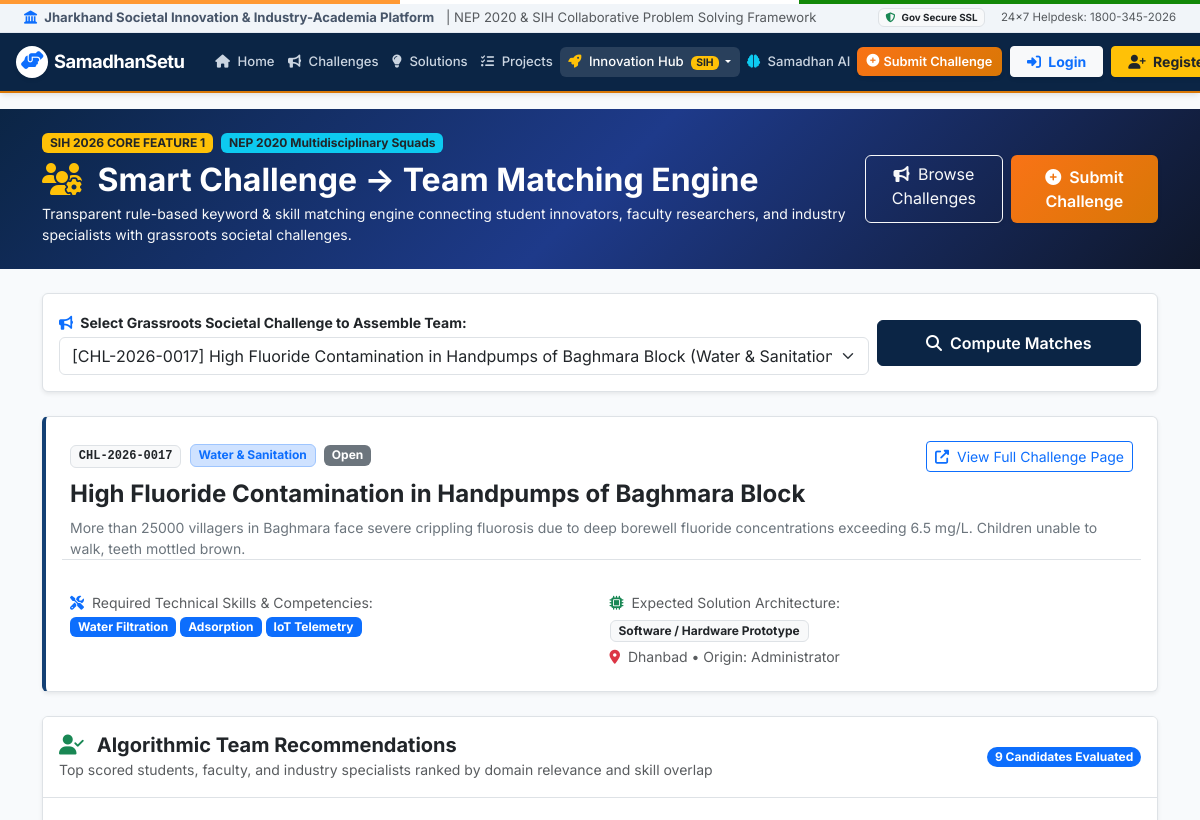
/smart-team (upper part), run on an earlier commit of the app's database.
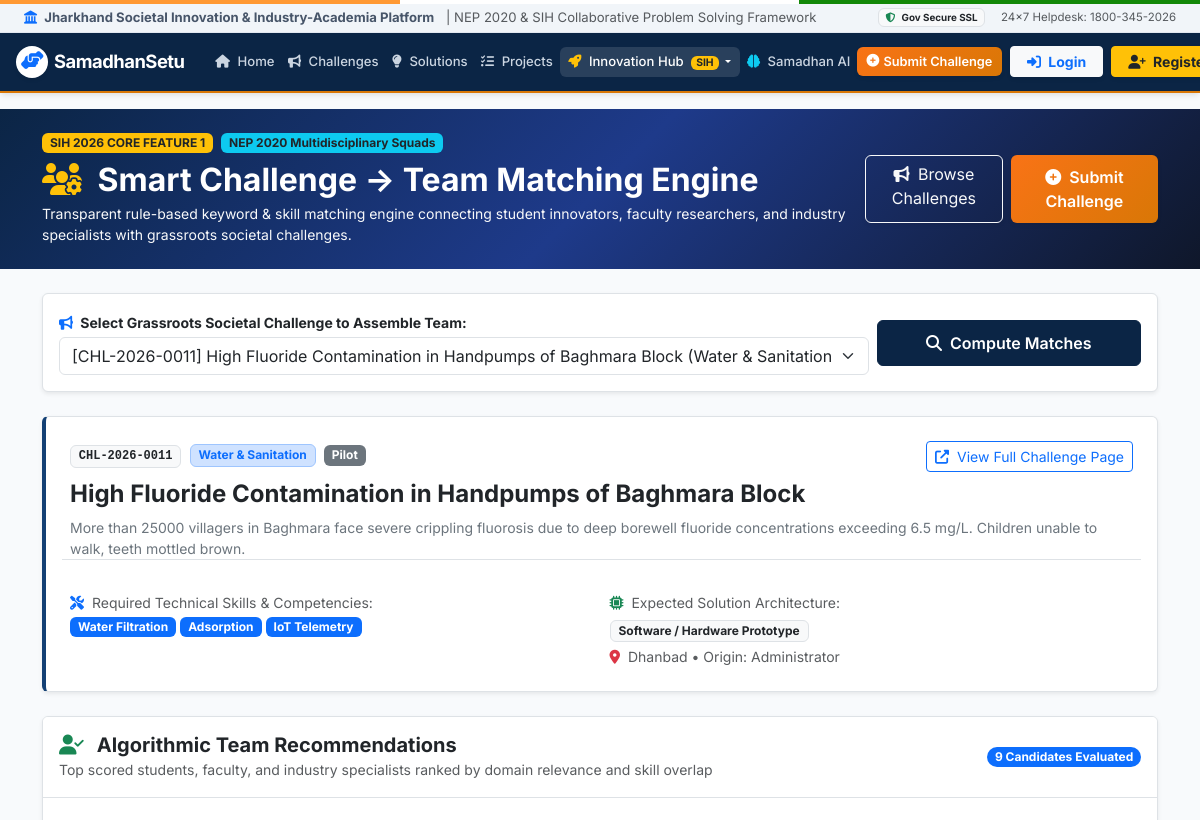
And on a later commit of the database.
### app.py (models this page shows, shortened)
class Challenge(db.Model):
    __tablename__ = 'challenges'
    id = db.Column(db.Integer, primary_key=True)
    title = db.Column(db.String(250), nullable=False)
    description = db.Column(db.Text, nullable=False)
    category = db.Column(db.String(80), nullable=False)
    department = db.Column(db.String(150), nullable=False, default='General Administration')
    location = db.Column(db.String(150), nullable=False)
    priority = db.Column(db.String(30), nullable=False, default='Medium') # Low, Medium, High, Critical
    status = db.Column(db.String(50), default='Open') # Open, Under Review, Verified, In Progress, Pilot, Implemented, Closed
    created_date = db.Column(db.DateTime, default=datetime.utcnow)
    deadline = db.Column(db.DateTime, nullable=True)
    organization = db.Column(db.String(200), nullable=False, default='Municipal Corporation')
    required_skills = db.Column(db.Text, nullable=True)
    submitter_type = db.Column(db.String(100), default='Citizen / Resident')
    district = db.Column(db.String(100), default='Ranchi')
    block = db.Column(db.String(100), nullable=True)
    media_url = db.Column(db.String(255), nullable=True)
    document_url = db.Column(db.String(255), nullable=True)
    assigned_university = db.Column(db.String(200), nullable=True)
    nep_aligned = db.Column(db.Boolean, default=True)
    expected_solution_type = db.Column(db.String(100), default='Software / Hardware Prototype')
    affected_population = db.Column(db.String(200), default='General Community')
    people_affected_count = db.Column(db.Integer, default=10000)
    existing_solutions = db.Column(db.Text, nullable=True)
    shortcomings = db.Column(db.Text, nullable=True)
    required_technology = db.Column(db.Text, nullable=True)
    expected_outcome = db.Column(db.Text, nullable=True)
    ai_impact_score = db.Column(db.Integer, default=85)
    views_count = db.Column(db.Integer, default=240)
    followers_count = db.Column(db.Integer, default=28)
    created_by_id = db.Column(db.Integer, db.ForeignKey('users.id'), nullable=True)
    submitter_aadhaar_masked = db.Column(db.String(30), nullable=True)
    submitter_phone = db.Column(db.String(30), nullable=True)
    solutions = db.relationship('Solution', backref='challenge', lazy=True, cascade='all, delete-orphan')
    projects = db.relationship('Project', backref='challenge', lazy=True)
    invitations = db.relationship('TeamInvitation', backref='challenge', lazy=True, cascade='all, delete-orphan')
    problem_dna = db.relationship('ProblemDNA', backref='challenge', uselist=False, lazy=True, cascade='all, delete-orphan')
    @property
    def code(self):
        return f"CHL-2026-{self.id:04d}"
    @property
    def severity(self):
        return self.priority
    @property
    def created_at(self):
        return self.created_date

class User(db.Model):
    __tablename__ = 'users'
    id = db.Column(db.Integer, primary_key=True)
    full_name = db.Column(db.String(150), nullable=False, default='Administrator')
    email = db.Column(db.String(150), unique=True, nullable=False)
    phone = db.Column(db.String(30), nullable=True)
    password_hash = db.Column(db.String(255), nullable=False)
    user_type = db.Column(db.String(50), nullable=False, default='ADMINISTRATOR')
    organization = db.Column(db.String(200), nullable=True, default='National Innovation Cell')
    location = db.Column(db.String(150), nullable=True, default='New Delhi')
    skills = db.Column(db.Text, nullable=True, default='Platform Administration, Verification, Policy Evaluation')
    bio = db.Column(db.Text, nullable=True, default='National Administrator managing societal challenges, university research, and industry pilots.')
    avatar_seed = db.Column(db.String(50), default='Felix')
    contribution_score = db.Column(db.Integer, default=1000)
    created_at = db.Column(db.DateTime, default=datetime.utcnow)
    challenges = db.relationship('Challenge', backref='creator', lazy=True, foreign_keys='Challenge.created_by_id')
    solutions = db.relationship('Solution', backref='author', lazy=True, foreign_keys='Solution.submitted_by_id')
    notifications = db.relationship('Notification', backref='user', lazy=True, cascade='all, delete-orphan')
    sent_invitations = db.relationship('TeamInvitation', backref='inviter', lazy=True, foreign_keys='TeamInvitation.inviter_user_id')
    received_invitations = db.relationship('TeamInvitation', backref='invitee', lazy=True, foreign_keys='TeamInvitation.invitee_user_id')

### app.py (the view)
@app.route('/team-matching')
@app.route('/smart-team')
def smart_team():
    challenge_id = request.args.get('challenge_id', type=int)
    all_challenges = deduplicate_challenges(Challenge.query.order_by(Challenge.created_date.desc()).all())
    selected_challenge = None
    if challenge_id:
        selected_challenge = Challenge.query.get(challenge_id)
    if not selected_challenge and all_challenges:
        selected_challenge = all_challenges[0]
    recommendations = []
    if selected_challenge:
        recommendations = calculate_smart_team_recommendations(selected_challenge, max_recommendations=9)
    user = get_current_user()
    sent_invitations = []
    received_invitations = []
    if user:
        sent_invitations = TeamInvitation.query.filter_by(inviter_user_id=user.id).order_by(TeamInvitation.created_at.desc()).all()
        received_invitations = TeamInvitation.query.filter_by(invitee_user_id=user.id).order_by(TeamInvitation.created_at.desc()).all()
    return render_template('smart_team.html',
        challenges=all_challenges,
        selected_challenge=selected_challenge,
        recommendations=recommendations,
        sent_invitations=sent_invitations,
        received_invitations=received_invitations,
        current_user=user
    )

### templates/smart_team.html (shortened to what this page needs)
{% extends "base.html" %}
{% block content %}
<div class="bg-primary text-white py-4 mb-4" style="background: linear-gradient(135deg, #0b2545 0%, #1e3a8a 50%, #0f172a 100%);">
    <div class="container">
        <div class="d-flex flex-column flex-md-row justify-content-between align-items-md-center gap-3">
            <div>
                <div class="d-flex align-items-center gap-2 mb-2">
                    <span class="badge bg-warning text-dark text-uppercase px-2 py-1 fw-bold">SIH 2026 Core Feature 1</span>
                    <span class="badge bg-info text-dark">NEP 2020 Multidisciplinary Squads</span>
                </div>
                <h2 class="fw-bold mb-1 text-white"><i class="fas fa-users-cog text-warning me-2"></i> Smart Challenge → Team Matching Engine</h2>
                <p class="text-light opacity-90 small mb-0">
                    Transparent rule-based keyword & skill matching engine connecting student innovators, faculty researchers, and industry specialists with grassroots societal challenges.
                </p>
            </div>
            <div class="d-flex gap-2">
                <a href="{{ url_for('challenges') }}" class="btn btn-outline-light shadow-sm">
                    <i class="fas fa-bullhorn me-1"></i> Browse Challenges
                </a>
                {% if not is_admin %}
                <a href="{{ url_for('submit_challenge') }}" class="btn btn-accent shadow-sm">
                    <i class="fas fa-plus-circle me-1"></i> Submit Challenge
                </a>
                {% endif %}
            </div>
        </div>
    </div>
</div>
<div class="container mb-5">
    <div class="card border shadow-sm mb-4 bg-white">
        <div class="card-body p-3">
            <form method="GET" action="{{ url_for('smart_team') }}" class="row g-2 align-items-center">
                <div class="col-md-9">
                    <label class="form-label small fw-bold text-dark mb-1">
                        <i class="fas fa-bullhorn text-primary me-1"></i> Select Grassroots Societal Challenge to Assemble Team:
                    </label>
                    <select name="challenge_id" class="form-select" onchange="this.form.submit()">
                        {% for ch in challenges %}
                        <option value="{{ ch.id }}" {% if selected_challenge and selected_challenge.id == ch.id %}selected{% endif %}>
                            [{{ ch.code }}] {{ ch.title }} ({{ ch.category }})
                        </option>
                        {% endfor %}
                    </select>
                </div>
                <div class="col-md-3 d-flex align-items-end">
                    <button type="submit" class="btn btn-primary-gov w-100">
                        <i class="fas fa-search me-1"></i> Compute Matches
                    </button>
                </div>
            </form>
        </div>
    </div>
    {% if selected_challenge %}
    <div class="card border shadow-sm mb-4 bg-white" style="border-left: 4px solid #134074 !important;">
        <div class="card-body p-4">
            <div class="d-flex flex-wrap justify-content-between align-items-start gap-2 mb-2">
                <div>
                    <span class="badge bg-light text-dark border font-monospace me-1">{{ selected_challenge.code }}</span>
                    <span class="badge bg-primary-subtle text-primary border border-primary-subtle me-1">{{ selected_challenge.category }}</span>
                    <span class="badge {% if selected_challenge.status == 'Verified' %}bg-success{% else %}bg-secondary{% endif %} text-white">{{ selected_challenge.status }}</span>
                </div>
                <a href="{{ url_for('challenge_detail', challenge_id=selected_challenge.id) }}" class="btn btn-sm btn-outline-primary">
                    <i class="fas fa-external-link-alt me-1"></i> View Full Challenge Page
                </a>
            </div>
            <h4 class="fw-bold text-dark mb-2">{{ selected_challenge.title }}</h4>
            <p class="text-secondary small mb-3">{{ selected_challenge.description[:320] }}{% if selected_challenge.description|length > 320 %}...{% endif %}</p>
            <div class="row g-3 pt-3 border-top">
                <div class="col-md-6">
                    <span class="text-muted small d-block mb-1"><i class="fas fa-tools text-primary me-1"></i> Required Technical Skills & Competencies:</span>
                    <div class="d-flex flex-wrap gap-1">
                        {% if selected_challenge.required_skills %}
                            {% for skill in selected_challenge.required_skills.split(',') %}
                            <span class="badge bg-primary text-white px-2 py-1">{{ skill.strip() }}</span>
                            {% endfor %}
                        {% else %}
                            <span class="badge bg-light text-dark border">General Problem Solving</span>
                            <span class="badge bg-light text-dark border">Interdisciplinary Engineering</span>
                        {% endif %}
                    </div>
                </div>
                <div class="col-md-6">
                    <span class="text-muted small d-block mb-1"><i class="fas fa-microchip text-success me-1"></i> Expected Solution Architecture:</span>
                    <span class="badge bg-light text-dark border px-2 py-1">
                        {{ selected_challenge.expected_solution_type or 'Hardware + Software + Field Implementation' }}
                    </span>
                    <div class="text-muted small mt-1">
                        <i class="fas fa-map-marker-alt me-1 text-danger"></i> {{ selected_challenge.district or 'Jharkhand' }}
                        &bull; Origin: {{ selected_challenge.creator.full_name if selected_challenge.creator else 'Citizen Innovator' }}
                    </div>
                </div>
            </div>
        </div>
    </div>
    <div class="card border shadow-sm mb-5 bg-white">
        <div class="card-header bg-white py-3 border-bottom d-flex justify-content-between align-items-center">
            <div>
                <h5 class="fw-bold text-dark mb-0">
                    <i class="fas fa-user-check text-success me-2"></i> Algorithmic Team Recommendations
                </h5>
                <small class="text-muted">Top scored students, faculty, and industry specialists ranked by domain relevance and skill overlap</small>
            </div>
            <span class="badge bg-primary rounded-pill">{{ recommendations|length }} Candidates Evaluated</span>
        </div>
        <div class="card-body p-4">
            {% if recommendations %}
            <div class="row g-4">
            </div>
            {% else %}
            <div class="text-center py-5">
                <i class="fas fa-user-friends text-muted fa-3x mb-3"></i>
                <h5 class="fw-bold text-dark">No Candidates Available Yet</h5>
                <p class="text-muted small">Innovators registering with relevant skillsets will automatically appear here.</p>
            </div>
            {% endif %}
        </div>
    </div>
    {% endif %}
</div>
{% endblock %}

What changed in the data, as far as the page shows it:
removed Challenge: code "CHL-2026-0017", category "Water & Sanitation", status "Open", title "High Fluoride Contamination in Handpumps of Baghmara Block", description "More than 25000 villagers in Baghmara face severe crippling fluorosis due to deep borewell fluoride concentrations exceeding 6.5 mg/L. Children unable to walk, teeth mottled brown.", expected_solution_type "Software / Hardware Prototype", district "Dhanbad"
now on this page (row edited): Challenge: code "CHL-2026-0011", category "Water & Sanitation", status "Pilot", title "High Fluoride Contamination in Handpumps of Baghmara Block", description "More than 25000 villagers in Baghmara face severe crippling fluorosis due to deep borewell fluoride concentrations exceeding 6.5 mg/L. Children unable to walk, teeth mottled brown.", expected_solution_type "Software / Hardware Prototype", district "Dhanbad"
Also different on the page:
form field challenge_id: "[CHL-2026-0017] High Fluoride Contamination in Handpumps of Baghmara Block (Water & Sanitation)" → "[CHL-2026-0011] High Fluoride Contamination in Handpumps of Baghmara Block (Water & Sanitation)"
